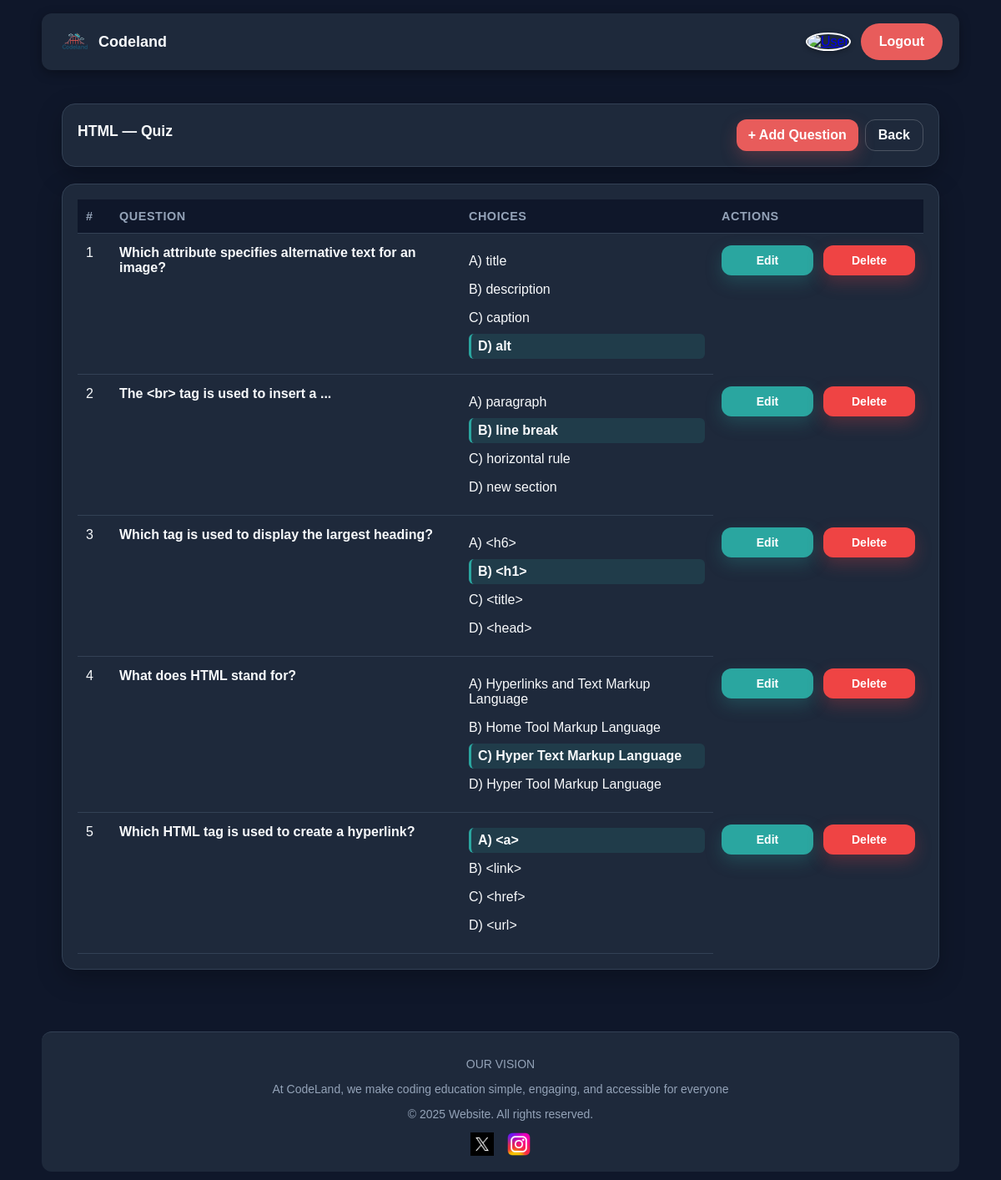
The app's page /quiz.php?quizID=1 (signed in), older data.
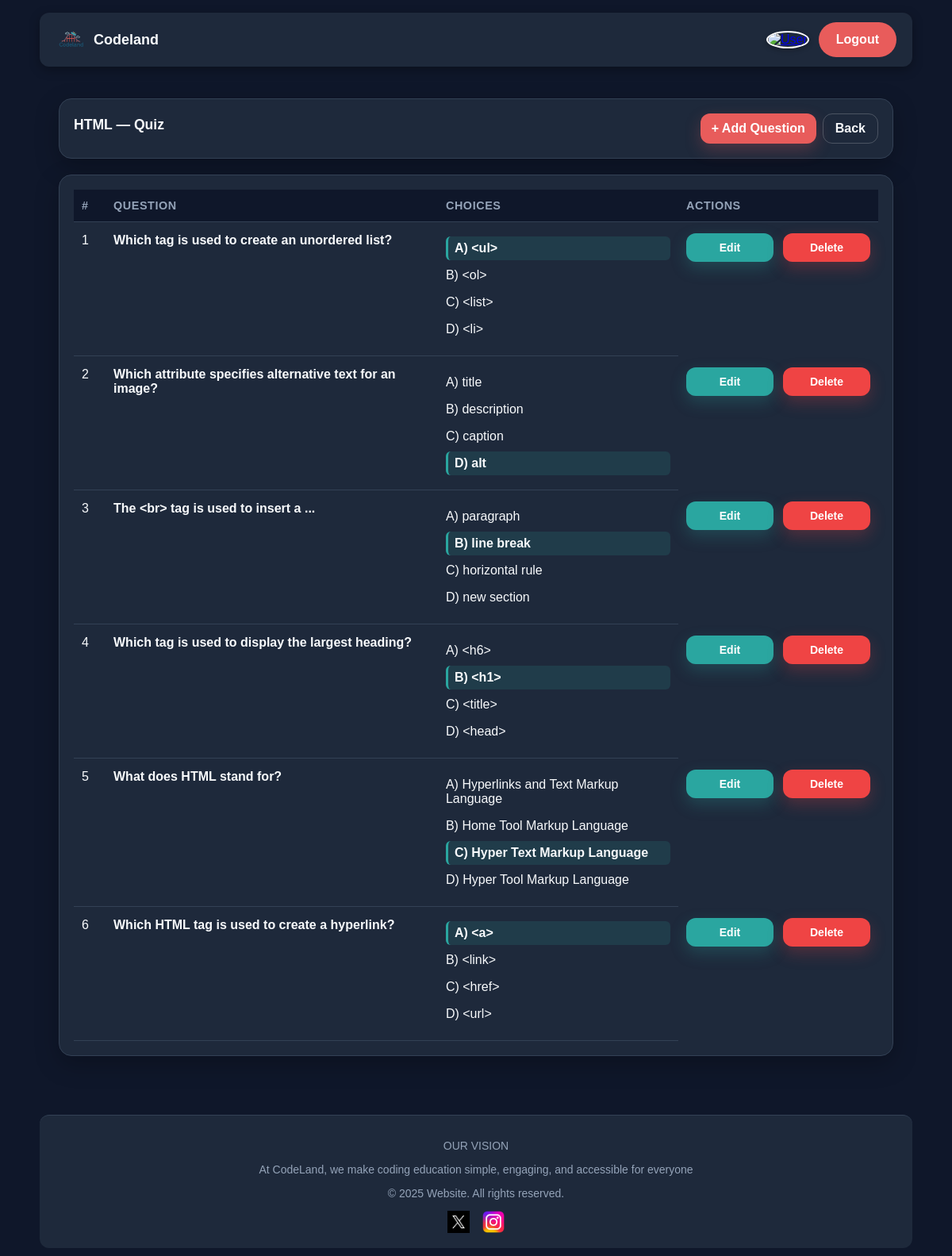
The same page, newer data.
### tables this page shows
CREATE TABLE `quizquestion` (
  `id` int(11) NOT NULL,
  `quizID` int(11) DEFAULT NULL,
  `question` text,
  `questionFigureFileName` varchar(100) DEFAULT NULL,
  `answerA` text,
  `answerB` text,
  `answerC` text,
  `answerD` text,
  `correctAnswer` enum('A','B','C','D') NOT NULL
);

### Quiz.php (the view, shortened to what this page needs)
<?php
require_once 'db_config.php';
$conn->set_charset('utf8mb4');
function h($v){ return htmlspecialchars((string)$v, ENT_QUOTES, 'UTF-8'); }
$quizID = filter_input(INPUT_GET, 'quizID', FILTER_VALIDATE_INT);
$existsStmt = $conn->prepare("SELECT id, educatorID, topicID FROM quiz WHERE id=?");
$existsStmt->bind_param("i", $quizID);
$existsStmt->execute();
$quizRow = $existsStmt->get_result()->fetch_assoc();
$tStmt = $conn->prepare("SELECT topicName FROM topic WHERE id=?");
$tStmt->bind_param("i", $quizRow['topicID']);
$tStmt->execute();
$tRow = $tStmt->get_result()->fetch_assoc();
$topicName = $tRow['topicName'] ?? 'Untitled';
$avatar = 'images/educatorUser.jpeg';
$questions = [];
$st = $conn->prepare(
  "SELECT id, question, questionFigureFileName, answerA, answerB, answerC, answerD, correctAnswer
   FROM quizquestion WHERE quizID=? ORDER BY id DESC"
);
$st->bind_param("i", $quizID);
$st->execute();
$rs = $st->get_result();
while ($r = $rs->fetch_assoc()) { $questions[] = $r; }
?>
<!doctype html>
<html lang="en">
<head>
  <link rel="stylesheet" href="H-style.css">
  <link rel="stylesheet" href="HF.css">
</head>
<body>
<header class="cl-header">
  <div class="brand">
    <img src="images/logo.png" alt="Logo">
    <span>Codeland</span>
  </div>
  <div class="actions">
    <a href="educator_homepage.php"><img src="<?= h($avatar) ?>" alt="User" class="avatar"></a>
    <a href="logout.php" class="logout-btn">Logout</a>
  </div>
</header>
<div class="container">
  <section class="card page-header" style="display:flex;justify-content:space-between;align-items:center;gap:12px;">
    <div>
      <h1><?= h($topicName) ?> — Quiz</h1>
    </div>
    <div style="display:flex;gap:8px;flex-wrap:wrap;">
      <a class="btn" href="add-question.php?quizID=<?= (int)$quizID ?>">+ Add Question</a>
      <a class="btn-outline" href="educator_homepage.php">Back</a>
    </div>
  </section>
  <?php if (!$questions): ?>
    <section class="card"><p>No questions yet.</p></section>
  <?php else: ?>
    <section class="card">
      <table class="table">
        <thead>
          <tr>
            <th style="width:40px">#</th>
            <th>Question</th>
            <th>Choices</th>
            <th style="width:220px">Actions</th>
          </tr>
        </thead>
        <tbody>
        <?php foreach ($questions as $i => $q): ?>
          <tr>
            <td><?= $i+1 ?></td>
            <td>
              <div><strong><?= h($q['question']) ?></strong></div>
            </td>
            <td>
              <div class="choice-item <?= ($q['correctAnswer'] === 'A') ? 'correct-choice' : '' ?>">A) <?= h($q['answerA']) ?></div>
              <div class="choice-item <?= ($q['correctAnswer'] === 'B') ? 'correct-choice' : '' ?>">B) <?= h($q['answerB']) ?></div>
              <div class="choice-item <?= ($q['correctAnswer'] === 'C') ? 'correct-choice' : '' ?>">C) <?= h($q['answerC']) ?></div>
              <div class="choice-item <?= ($q['correctAnswer'] === 'D') ? 'correct-choice' : '' ?>">D) <?= h($q['answerD']) ?></div>
            </td>
            <td>
              <a class="btn btn-edit" href="edit-question.php?questionID=<?= (int)$q['id'] ?>&quizID=<?= (int)$quizID ?>">Edit</a>
              <a class="btn btn-delete"
                 href="delete-question.php?questionID=<?= (int)$q['id'] ?>&quizID=<?= (int)$quizID ?>"
                 onclick="return confirm('Are you sure you want to delete this question?');">
                 Delete
              </a>
            </td>
          </tr>
        <?php endforeach; ?>
        </tbody>
      </table>
    </section>
  <?php endif; ?>
</div>
<footer class="cl-footer">
  <p>OUR VISION</p>
  <p>At CodeLand, we make coding education simple, engaging, and accessible for everyone</p>
  <p>© <span id="year"></span>2025 Website. All rights reserved.</p>
  <div class="social">
    <a href="#"><img src="images/xpng.jpg" alt="Twitter"></a>
    <a href="#"><img src="images/instagram.png" alt="Instagram"></a>
  </div>
</footer>
</body>
</html>

Row changes from the older to the newer data that the page shows:
added quizquestion: question "Which tag is used to create an unordered list?", answerA "<ul>", answerB "<ol>", answerC "<list>", answerD "<li>", correctAnswer "A" (drawn)
